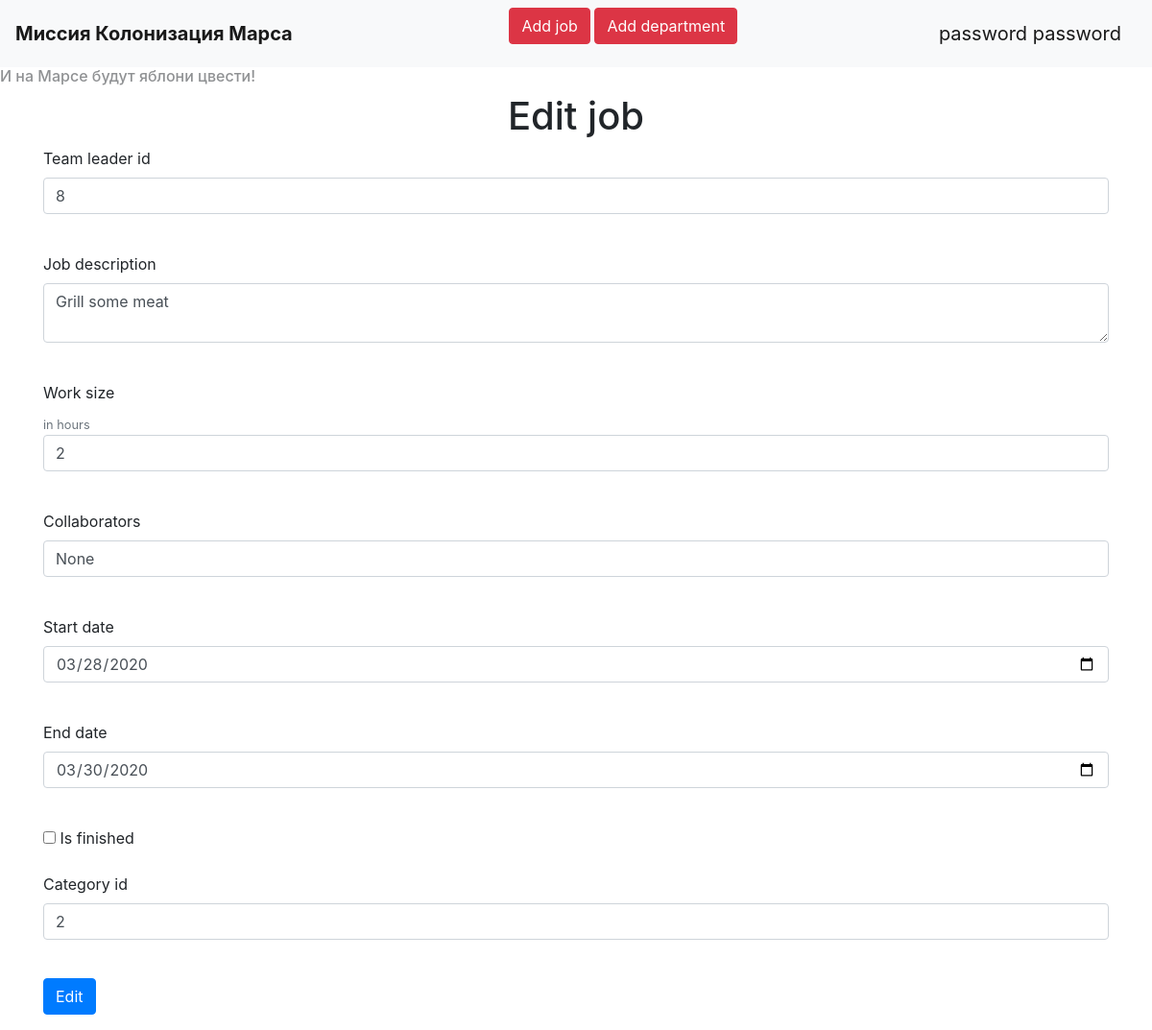
/edit/job/12 (signed in), run on the app's committed database.
### __all_models.py (models this page shows, shortened)
class User(SqlAlchemyBase, UserMixin):
    __tablename__ = 'users'
    id = sqlalchemy.Column(sqlalchemy.Integer, primary_key=True, autoincrement=True)
    surname = sqlalchemy.Column(sqlalchemy.String)
    name = sqlalchemy.Column(sqlalchemy.String)
    age = sqlalchemy.Column(sqlalchemy.Integer)
    position = sqlalchemy.Column(sqlalchemy.String)
    speciality = sqlalchemy.Column(sqlalchemy.String)
    address = sqlalchemy.Column(sqlalchemy.String)
    email = sqlalchemy.Column(sqlalchemy.String, unique=True)
    hashed_password = sqlalchemy.Column(sqlalchemy.String)
    modified_date = sqlalchemy.Column(sqlalchemy.DateTime)
    username = sqlalchemy.Column(sqlalchemy.String, unique=True)

class Jobs(SqlAlchemyBase):
    __tablename__ = 'jobs'
    id = sqlalchemy.Column(sqlalchemy.Integer, primary_key=True, autoincrement=True)
    team_leader = sqlalchemy.Column(sqlalchemy.Integer, sqlalchemy.ForeignKey('users.id'))
    job = sqlalchemy.Column(sqlalchemy.String)
    work_size = sqlalchemy.Column(sqlalchemy.Integer)
    collaborators = sqlalchemy.Column(sqlalchemy.String)
    start_date = sqlalchemy.Column(sqlalchemy.DateTime, default=datetime.datetime.now())
    end_date = sqlalchemy.Column(sqlalchemy.DateTime)
    is_finished = sqlalchemy.Column(sqlalchemy.Boolean)
    creator_id = sqlalchemy.Column(sqlalchemy.Integer)
    users = orm.relation('User')
    tm_leader = orm.relationship('User', foreign_keys='Jobs.team_leader')
    categories = orm.relation('Category', secondary='association', backref='jobs')

### main.py (the view, shortened to what this page needs)
@app.route('/edit/<type>/<int:id>', methods=['GET', 'POST'])
@login_required
def edit_item(type, id):
    if type == 'job':
        form = NewJobForm()
        form.submit.label.text = 'Edit'
        sesion = db_session.create_session()
        job = sesion.query(Jobs).get(id)
        if not job:
            abort(404)
        if request.method == 'GET':
            form.collaborator.data = 'None'
            form.job.data = job.job
            form.work_size.data = job.work_size
            form.team_leader.data = job.team_leader
            form.start_date.data = job.start_date
            form.end_date.data = job.end_date
            if len(job.categories) > 0:
                form.category_id.data = job.categories[0].cat_id
            form.is_finished.data = job.is_finished
        return render_template('newjob.html', add_title='Edit job', title='Job edit', form=form)

### forms.py
class NewJobForm(FlaskForm):
    team_leader = IntegerField('Team leader id', validators=[DataRequired()])
    job = TextAreaField('Job description', validators=[DataRequired()])
    work_size = FloatField('Work size', validators=[DataRequired()])
    collaborator = StringField('Collaborators', validators=[DataRequired()])
    start_date = DateField('Start date', default=datetime.datetime.today(), format='%Y-%m-%d')
    end_date = DateField('End date', default=datetime.datetime.today(), format='%Y-%m-%d')
    is_finished = BooleanField('Is finished', default=False)
    category_id=IntegerField('Category id',validators=[DataRequired()])
    submit = SubmitField('Add job')

### db_session.py (called while the page is built)
def create_session() -> Session:
    global __factory
    return __factory()

### main.py (called while the page is built)
@login_manager.user_loader
def load_user(id):
    sesion = db_session.create_session()
    return sesion.query(User).get(id)

### templates/newjob.html (shortened to what this page needs)
{% extends "base.html" %}
{% block content %}
    <div align="center">
    <h1>{{add_title}}</h1>
    </div>
    <form action="" method="post" novalidate>
        {% for field in form if field.name != 'csrf_token' and field.name != 'submit'%}
        <p>
            {% if field.name != 'is_finished'%}
            {{ field.label }}<br>
            {% if field.name == 'work_size' %}
                <small class="text-muted">in hours</small>
            {% endif %}
            {{ field(class="form-control") }}<br>
            {% else %}
                {{field()}} {{field.label}}
            {% endif %}
        </p>
        {% endfor %}
        <p>{{form.submit(class="btn btn-primary",type="submit")}}</p>
    </form>
{% endblock %}

### templates/base.html (shortened to what this page needs)
<!doctype html>
<html lang="en">
<head>
    <link rel="stylesheet"
          href="https://stackpath.bootstrapcdn.com/bootstrap/4.4.1/css/bootstrap.min.css"
>
    <link rel="stylesheet" href="{{ url_for('static', filename='css/style.css') }}">
</head>
<body>
<header>
    <nav class="navbar navbar-light bg-light">
        <a class="navbar-brand" href="/"><b>Миссия Колонизация Марса</b></a>
        {% if request.path != '/addjob'%}
        <p>
        <a class="btn btn-danger" href="/addjob">Add job</a>
        <a class="btn btn-danger" href="/adddepartment">Add department</a>
        </p>
        {% endif %}
        {% if current_user.is_authenticated %}
            <a class="navbar-brand" href="/logout">{{ current_user.name }} {{ current_user.surname }}</a>
        {% else %}
            <p>
            <a class="btn btn-primary " href="/register">Register</a>
            <a class="btn btn-success" href="/login">Login</a>
            </p>
        {% endif %}
    </nav>
</header>
 <h6 style="opacity: 0.5">И на Марсе будут яблони цвести!</h6>
<main role="main" class="container">
    {% block content %}{% endblock %}
</main>
</body>
</html>

### data on the page
User: name "password", surname "password"
Jobs: team_leader "8" "Grill some meat" "2" "03/28/2020" "03/30/2020"

### other printed values
{{ add_title }} "Edit job"
{{ field.label }} "Team leader id" "Job description" "Work size" "Collaborators" "Start date" "End date" "Category id"
{{ field.label }} "Is finished"
